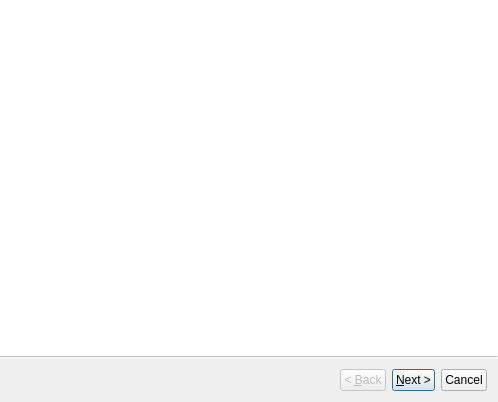
<?xml version="1.0" encoding="UTF-8"?>
<ui version="4.0">
 <class>Wizard</class>
 <widget class="QWizard" name="Wizard">
  <property name="geometry">
   <rect>
    <x>0</x>
    <y>0</y>
    <width>498</width>
    <height>402</height>
   </rect>
  </property>
  <property name="sizePolicy">
   <sizepolicy hsizetype="Expanding" vsizetype="Expanding">
    <horstretch>0</horstretch>
    <verstretch>0</verstretch>
   </sizepolicy>
  </property>
  <property name="windowTitle">
   <string>Wizard</string>
  </property>
  <property name="styleSheet">
   <string notr="true">QPushButton:hover {background-color: rgb(195, 195, 195);}
QPushButton {;text-align:center;	
padding-left: 3px;
	padding-top: 3px;   padding-right: 3px;
	padding-bottom: 3px;}</string>
  </property>
  <property name="wizardStyle">
   <enum>QWizard::ModernStyle</enum>
  </property>
  <property name="options">
   <set>QWizard::ExtendedWatermarkPixmap|QWizard::HelpButtonOnRight</set>
  </property>
  <widget class="QWizardPage" name="wizardPage1"/>
  <widget class="QWizardPage" name="wizardPage"/>
  <widget class="QWizardPage" name="wizardPage_2"/>
  <widget class="QWizardPage" name="wizardPage2">
   <widget class="QWidget" name="widget" native="true">
    <property name="geometry">
     <rect>
      <x>10</x>
      <y>250</y>
      <width>291</width>
      <height>71</height>
     </rect>
    </property>
    <property name="styleSheet">
     <string notr="true">background-image: url(:/data/images/securepoint_h.png);</string>
    </property>
   </widget>
  </widget>
 </widget>
 <resources/>
 <connections/>
</ui>
